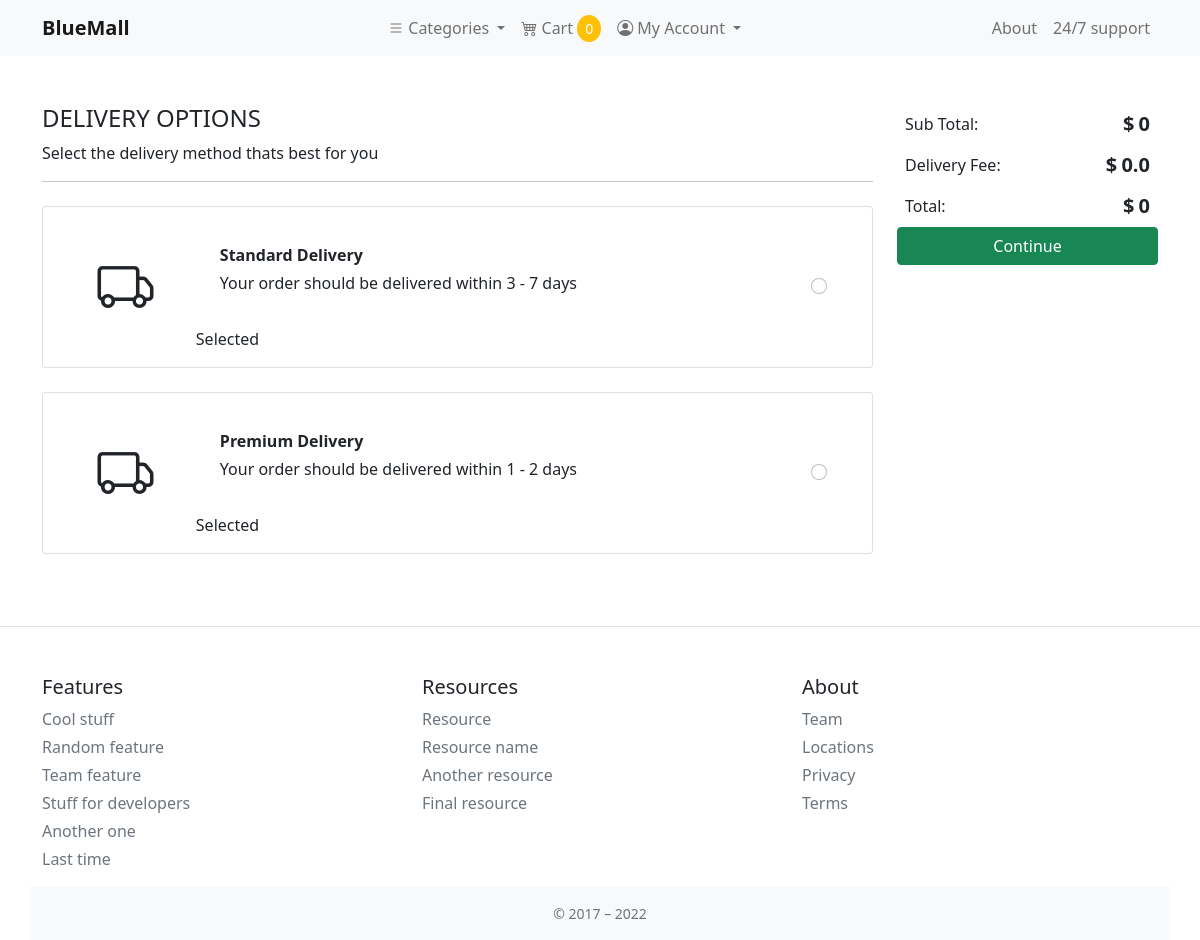
The app's page /payment/delivery_options/ (signed in) with its own data.
### payment/models.py (models this page shows, shortened)
class DeliveryOptions(models.Model):
    DELIVERY_CHOICES = [
        ("IS", "In Store"),
        ("HD", "Home Delivery"),
        ("DD", "Digital Delivery"),
    ]
    name = models.CharField(verbose_name=_('Delivery Name'),
                            help_text=_('Required'),
                            max_length=255
                            )
    price = models.DecimalField(verbose_name=_('Delivery Fee'),
                                help_text=_('Maximum 999.99'),
                                error_messages={
                                    "name": {
                                        "max_length": _("The price must be between 0.00 and 999.99")
                                    }
                                },
                                max_digits=5,
                                decimal_places=2
                                )
    method = models.CharField(verbose_name=_('Delivery Method'),
                              help_text=_('Required'),
                              choices=DELIVERY_CHOICES,
                              max_length=255,
                              )
    timeframe = models.CharField(verbose_name=_('Delivery Timeframe'),
                                 help_text=_('Required'),
                                 max_length=255,
                                 )
    window    = models.CharField(verbose_name=_('Delivery Window'),
                                 help_text=_('Required'),
                                 max_length=255
                                 )
    order     = models.IntegerField(verbose_name=_('List Order'),
                                    help_text=_('Required'),
                                    default=0
                                    )
    is_active = models.BooleanField(verbose_name=_('Active'), default=True)
    class Meta:
        verbose_name = _('Delivery Option')
        verbose_name_plural = _('Delivery Options')

### payment/views.py (the view)
# urls.py: path('delivery_options/', views.delivery_options, name='delivery_options'),
@login_required
def delivery_options(request):
    delivery_options = DeliveryOptions.objects.filter(is_active=True)
    context = {'delivery_options': delivery_options}
    return render(request, 'payment/delivery_options.html', context)

### cart/cart.py (called while the page is built)
    def __len__(self):
        return sum(item['qty'] for item in self.cart.values())

    def get_sub_total(self):
        return sum(Decimal(item['price']) * int(item['qty']) for item in self.cart.values())

    def get_delivery_fee(self):
        delivery_fee = 0.00
        if "purchase" in self.session:
            delivery_fee = DeliveryOptions.objects.get(id=self.session["purchase"]["delivery_id"]).price
        return delivery_fee

    def get_final_price(self):
        sub_total = self.get_sub_total()
        if sub_total == 0:
            shipping = Decimal(0.00)
        else:
            shipping = Decimal(self.get_delivery_fee())
        total        = sub_total + shipping
        return total

### cart/context_processors.py (called while the page is built)
def cart(request):
    return {
        'cart': Cart(request),
    }

### store/context_processors.py (called while the page is built)
def categories(request):
    categories = Category.objects.filter(is_active=True)
    return {
        'categories': categories,
    }

### templates/payment/delivery_options.html (shortened to what this page needs)
{% extends 'base.html' %}
{% load static %}
{% block content %}
<main class="col-md-9">
    <h4 class="h4 text-uppercase"> Delivery Options </h4>
    <p>Select the delivery method thats best for you</p>
    <hr class="hr mb-4">
    {% if delivery_options.count > 0 %}
        {% for option in delivery_options %}
        <div class="card card-body mb-4">
            <div class="row g-0">
                <div class="col-2 d-flex align-items-center justify-content-center">
                    <span class="bi bi-truck display-4"></span>
                </div>
                <div class="col-9 ps-md-1">
                    <div class="card-body">
                        <p class="card-text ps-2 mb-1 pt-1 fw-bold">{{ option.name }}</p>
                        <p class="card-text ps-2 pb-3">
                            Your order should be delivered within {{ option.timeframe }} </p>
                    </div>
                    Selected
                </div>
                <div class="col-1 d-flex align-items-center justify-content-center">
                    <div class="form-check">
                        <input type="radio" name="delivery_option" class="form-check-input"
                        id="deliveryOption{{ option.id }}" value="{{ option.id }}"
                        {% if request.session.purchase.delivery_id == option.id %}checked{% endif %}>
                    </div>
                </div>
            </div>
        </div>
        {% endfor %}
    {% else %}
        <div class="alert alert-info">
            No product has been added to your wishlist.
        </div>
    {% endif %}
</main>
<aside class="col-md-3">
    <div class="d-flex bd-highlight">
        <div class="p-2 flex-grow-1 bd-highlight">Sub Total:</div>
        <div class="p-2 bd-highlight">
            <span class="fw-bold h5">$</span>
            <span id="subTotal" class="fw-bold h5">{{ cart.get_sub_total }}</span>
        </div>
    </div>
    <div class="d-flex bd-highlight">
        <div class="p-2 flex-grow-1 bd-highlight">Delivery Fee:</div>
        <div class="p-2 bd-highlight">
            <span class="fw-bold h5">$</span>
            <span id="deliveryFee" class="fw-bold h5">{{ cart.get_delivery_fee }}</span>
        </div>
    </div>
    <div class="d-flex bd-highlight">
        <div class="p-2 flex-grow-1 bd-highlight">Total:</div>
        <div class="p-2 bd-highlight">
            <span class="fw-bold h5">$</span>
            <span id="total" class="fw-bold h5">{{ cart.get_final_price }}</span>
        </div>
    </div>
    <a href="{% url 'payment:delivery_address' %}" class="btn btn-success w-100"> Continue </a>
</aside>
{% endblock content %}

### static/css/master.css (style rules this page uses)
a { text-decoration: none !important; }

### records on screen
DeliveryOptions: name "Standard Delivery", timeframe "3 - 7 days"
DeliveryOptions: name "Premium Delivery", timeframe "1 - 2 days"

### other values on screen
{{ cart.get_sub_total }} "0"
{{ cart.get_delivery_fee }} "0.0"
{{ cart.get_final_price }} "0"
